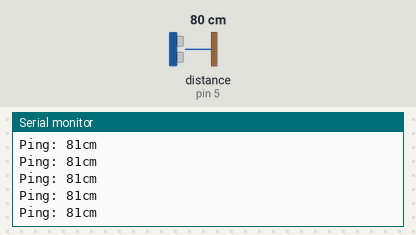
A sketch run on a simulated Arduino Uno, built with avr-gcc and run on an emulated ATmega328P. Shown: the last lines printed to the serial monitor. The inputs (shaded band) are chosen by the test bench; at power-on: distance to the obstacle (sensor on pin 5) 80 cm. The echo pulse lasts 58.3 µs per cm.

Above: at 1.2 s.
1.3 s: distance to the obstacle (sensor on pin 5) set to 2 cm
At 1.34 s:
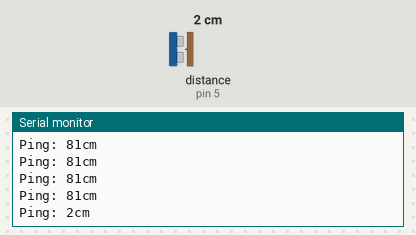
2.8 s: distance to the obstacle (sensor on pin 5) set to 60 cm
At 2.82 s:
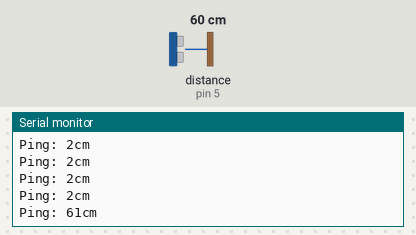
Timing chart, 0 to 5.8 s (numbered marks = the images above; inputs shaded):
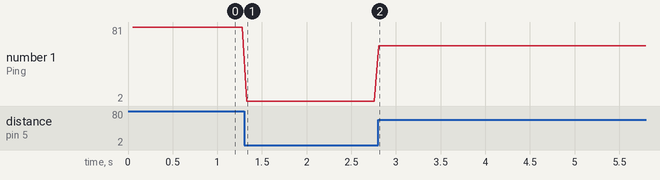

Measured:
- after the input at 1.3 s, the serial monitor: prints a new line at once (image 1)
- after the input at 2.8 s, the serial monitor: prints a new line at once (image 2)
- plotted number 1: 81 → 2 after the input at 1.3 s, 2 → 61 after the input at 2.8 s

The sketch:

HC-SR04_v01.ino
```cpp
//Opperates a single HC-SR04 sensor
//Returns cm

#include <NewPing.h>

//For some reason, pins 0 and 1 do not work with this sensor.
#define TRIGGER_PIN  2
#define ECHO_PIN     5
#define MAX_DISTANCE 200

NewPing sonar(TRIGGER_PIN, ECHO_PIN, MAX_DISTANCE);

void setup() {
  Serial.begin(115200);
}

void loop() {
  delay(50);
  int uS = sonar.ping();
  Serial.print("Ping: ");
  Serial.print(uS / US_ROUNDTRIP_CM);//US_ROUNDTRIP_CM is a constant (57).
  Serial.println("cm");
}
```
